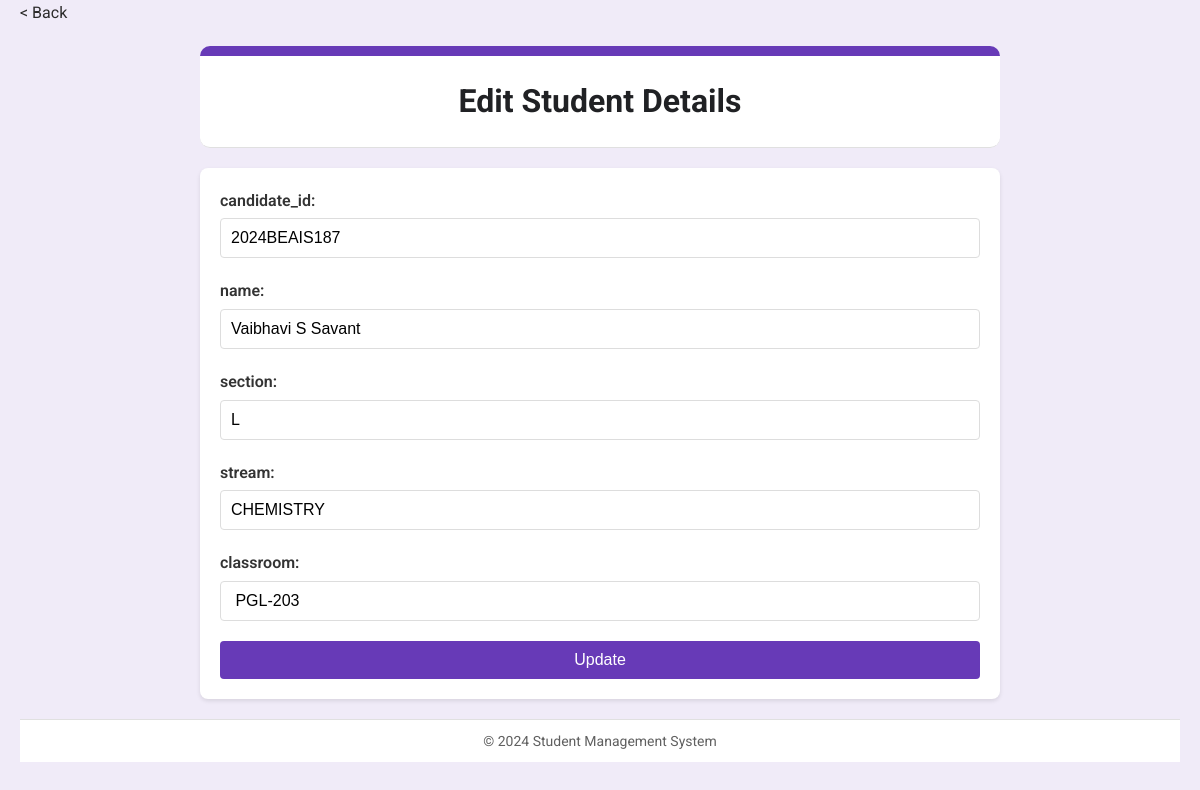
/edit_student?student_id=55 (signed in), run on an earlier commit of the app's database.
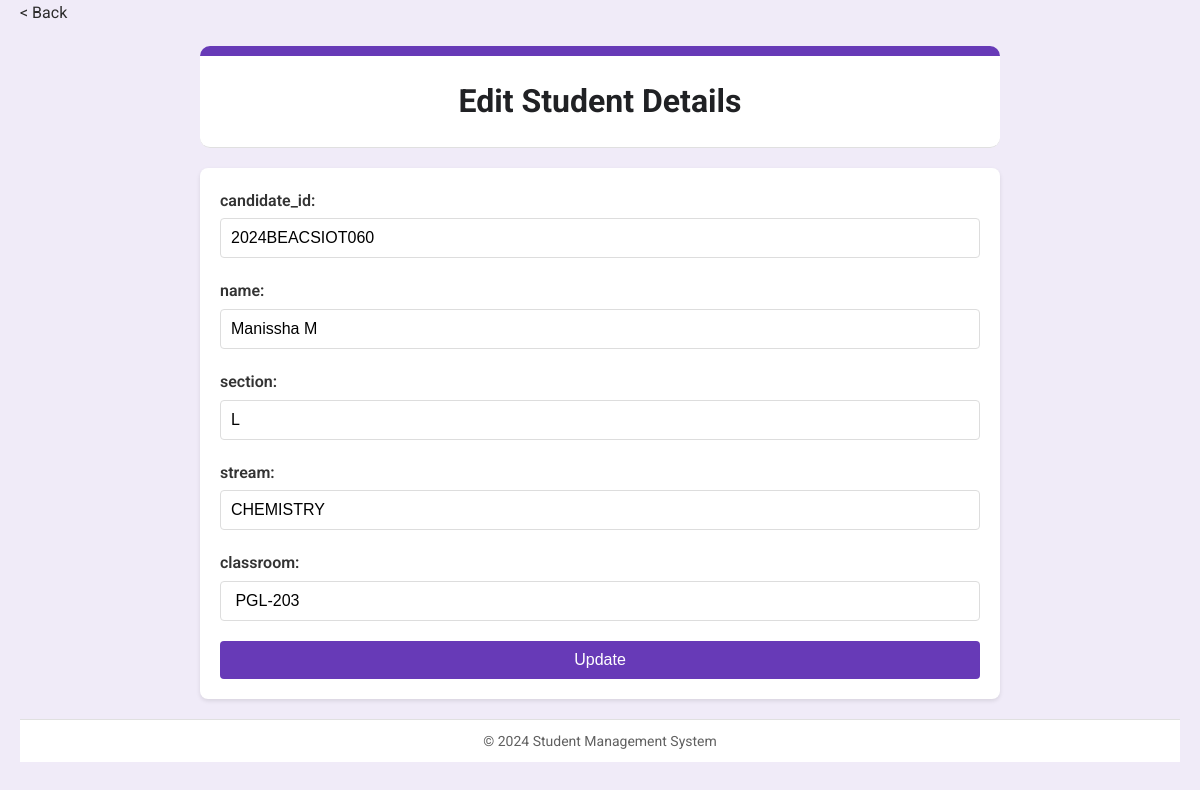
And on a later commit of the database.
### app.py (models this page shows)
class Student(db.Model):
    id = db.Column(db.Integer, primary_key=True)
    candidate_id = db.Column(db.String(10), unique=True, nullable=False)
    name = db.Column(db.String(50), nullable=False)
    section = db.Column(db.String(2), nullable=False)
    stream  = db.Column(db.String(10), nullable=False)
    classroom = db.Column(db.String(10))

### app.py (the view)
@app.route('/edit_student', methods=['GET'])
@login_required
def edit_student_form():
    student_id = request.args.get('student_id')
    if student_id:
        student = db.session.get(Student, student_id)
        if student:
            columns = db.session.execute(text("PRAGMA table_info(student)")).fetchall()
            student_data = {col[1]: getattr(student, col[1], '') for col in columns}
            return render_template('edit_student.html', student=student_data)
        else:
            flash("Enter Student IDS!")
            return redirect(url_for('index'))
    return redirect(url_for('edit_student'))

### app.py (called while the page is built)
@login_manager.user_loader
def load_user(user_id):
    return db.session.get(User, int(user_id))

### templates/edit_student.html (shortened to what this page needs)
<!DOCTYPE html>
<html lang="en">
<head>
</head>
<body>
    <div><a href="{{ url_for('index') }}" class="back">< Back</a></div>
    <header>
        <h1>Edit Student Details</h1>
    </header>
    <div class="container">
        <form action="{{ url_for('update_student') }}" method="post">
            {% for field, value in student.items() %}
                {% if field != 'id' %}
                    <label for="{{ field }}">{{ field }}:</label>
                    <input type="text" id="{{ field }}" name="{{ field }}" value="{{ value }}">
                {% endif %}
            {% endfor %}
            <button type="submit">Update</button>
        </form>
    </div>
    <footer>
        <p>&copy; 2024 Student Management System</p>
    </footer>
</body>
</html>

What changed in the data, as far as the page shows it:
changed Student "CHEMISTRY": candidate_id "2024BEAIS187" → "2024BEACSIOT060"; name "Vaibhavi S Savant" → "Manissha M"
